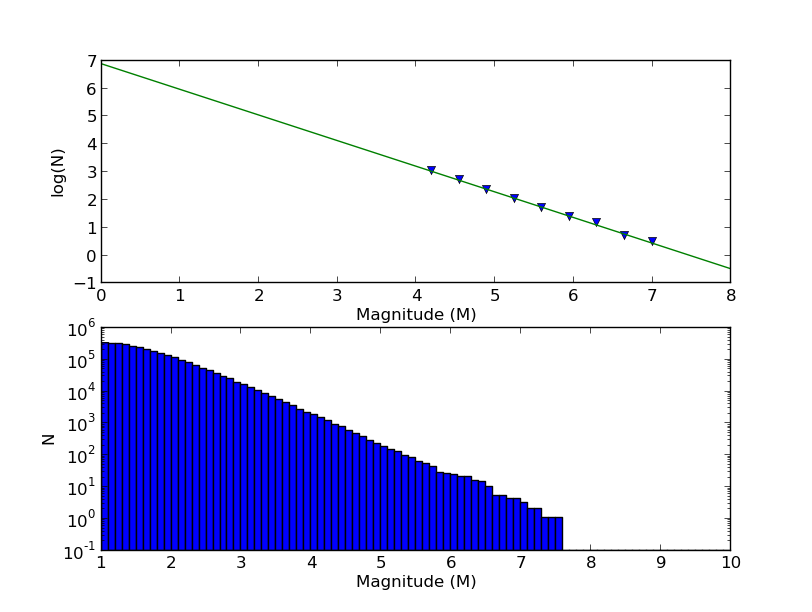

Source code (Python):
import math
import matplotlib.pyplot as plt
import numpy as np

# define a function to linear fit x-y data without error bars
def least_squares_fit(x, y):
    """Perform a least-squares fit to data (x,y)

    Args :
       x : x values
       y : y values

    Returns :
       a : intercept
       b : slope
       sigma : total uncertainty (sqrt(variance/(n-2)))
       sigma_a : uncertainty on a
       sigma_b : uncertainty on b

    """
    n = len(x)
    s_x  = sum(x)
    s_y  = sum(y)
    s_xx = sum(x_i**2 for x_i in x)
    s_xy = sum(x[i]*y[i] for i in range(n))
    denom = n * s_xx - s_x**2
    if abs(denom) > 0.00001 : 
        a = (s_xx * s_y - s_x * s_xy) / denom
        b = (n * s_xy - s_x * s_y) / denom
        variance = sum((y[i] - (a + b*x[i]))**2 for i in range(n))
        sigma = math.sqrt(variance/(n-2))
        sigma_a = math.sqrt(sigma**2 * s_xx / denom)
        sigma_b = math.sqrt(sigma**2 * n / denom)
        return [a, b, sigma, sigma_a, sigma_b]
    else :
        print 'error : divided by zero!'
        return None



"""Plot data for the Gutenberg-Richter Model.

Here, we plot the curve of the number of earthquakes
greater than magnitude M, for each M value.

So, we loop over the earthquakes, and store the
frequency of each magnitude. At the end of the loop,
we compute the cumulative distribution such that the
value at magnitude M will be the integral of the frequency
distribution for >= M. This is what the Gutenberg-Richter
Model predicts. 

"""


# data downloaded from http://earthquake.usgs.gov/earthquakes/search/
print ' Earthquake data: Gutenberg-Richter Model'
data_file_name = 'bigfile'
file = open(data_file_name, 'r')
lines = file.readlines()
file.close()
print ' read', len(lines), 'lines from', data_file_name

# store event data in two ways for demonstration
# 1. in a python dictionary object with
#    key = magnitude starting in column 50
#    value = number of events with this magnitude
# 2. keeping a "tuple" of the results for later usage with matplotlib
histogram = dict()
magvalues = []
for line in lines:
    if line[0] == '1':  
        try:
            words = line.split(' ')
            mag= float(words[3])
            magvalues.append( mag )
            # For debugging : 
            #print 'read : {0:s} , ({1:6.3f},{2:6.3f}), d = {3:4.1f}, m = {4:6.3f}'.format(
            #    words[0], latitude, longitude, depth, mag
            #    )
            histogram[mag] += 1
        except KeyError : 
            histogram.setdefault(mag, 1)
        except ValueError:
            print 'bad data:', line

num_events = sum(histogram[M] for M in histogram.keys())
num_bins = len(histogram)
print ' stored', num_events, 'events in', num_bins, 'bins'

# x data = M values sorted in increasing order
# y data = log_10(N) where N = number of events with magnitude >= M
M_values = sorted(histogram.keys())
dN_values = [histogram[M] for M in M_values]
log10N_values = [ math.log10(sum(dN_values[i:]))
                  for i in range(len(M_values)) ]
#to obtain a backwards sequence list
mb_values=M_values[::-1]
print mb_values
#obtain the maximum and minimum
maxint=int(mb_values[0])
minint=int(M_values[0])
h=(maxint-minint)/20.0               #step length, totally number is 20
#newm=[7,6.5,6,5.5,5,4.5,4,3.5,1]
newm = [maxint-i*h for i in range(21)]    # new selected m 
#the loop to generate new x,y components
newlogn=[]                                   # corresponding new n


for k in range (len(newm)):
    for j in range(len(mb_values)):
        if newm[k]>=mb_values[j]:
            break
    newlogn.append( log10N_values[-j] )
print newlogn,newm
#The fitting must start from 4
lenm=len(newm)
for m in range(lenm):
    if newm[m] < 4.0:
        for mp in range (m,lenm):
            del newm[m]
            del newlogn[m]
        break
print newm,newlogn


print 'log10N_values is '
for i in xrange(len(log10N_values)) :
    print str(M_values[i]) + '  ' + str(log10N_values[i])
# First plot our "home-grown" values with our least-squares
# fit in place. 
fit = least_squares_fit(newm, newlogn)
print ' least_squares fit to data:'
print ' slope b = {0:6.3f} +- {1:6.3f}'.format( fit[1], fit[4])
print ' intercept a = {0:6.3f} +- {1:6.3f}'.format( fit[0], fit[3])
print ' log_10(N) error bar = {0:6.3f}'.format( fit[2] )
plt.subplot( 2, 1, 1)
#plt.plot( M_values, log10N_values, 'v')
plt.plot( newm, newlogn, 'v')
plt.xlabel( 'Magnitude (M)' )
plt.ylabel( 'log(N)' )
t=np.arange(0,8,0.001)
plt.plot(t,fit[1]*t+fit[0])


# Next also plot matplotlib's version of the same thing.
plt.subplot( 2, 1, 2)
plt.hist( magvalues, bins=90, range=[1.0,10.0], log=True, bottom=0.1,cumulative=-1)
plt.xlabel( 'Magnitude (M)' )
plt.ylabel( 'N' )

# perform a least square fit
#fit = least_squares_fit(M_values, log10N_values)


plt.show()
